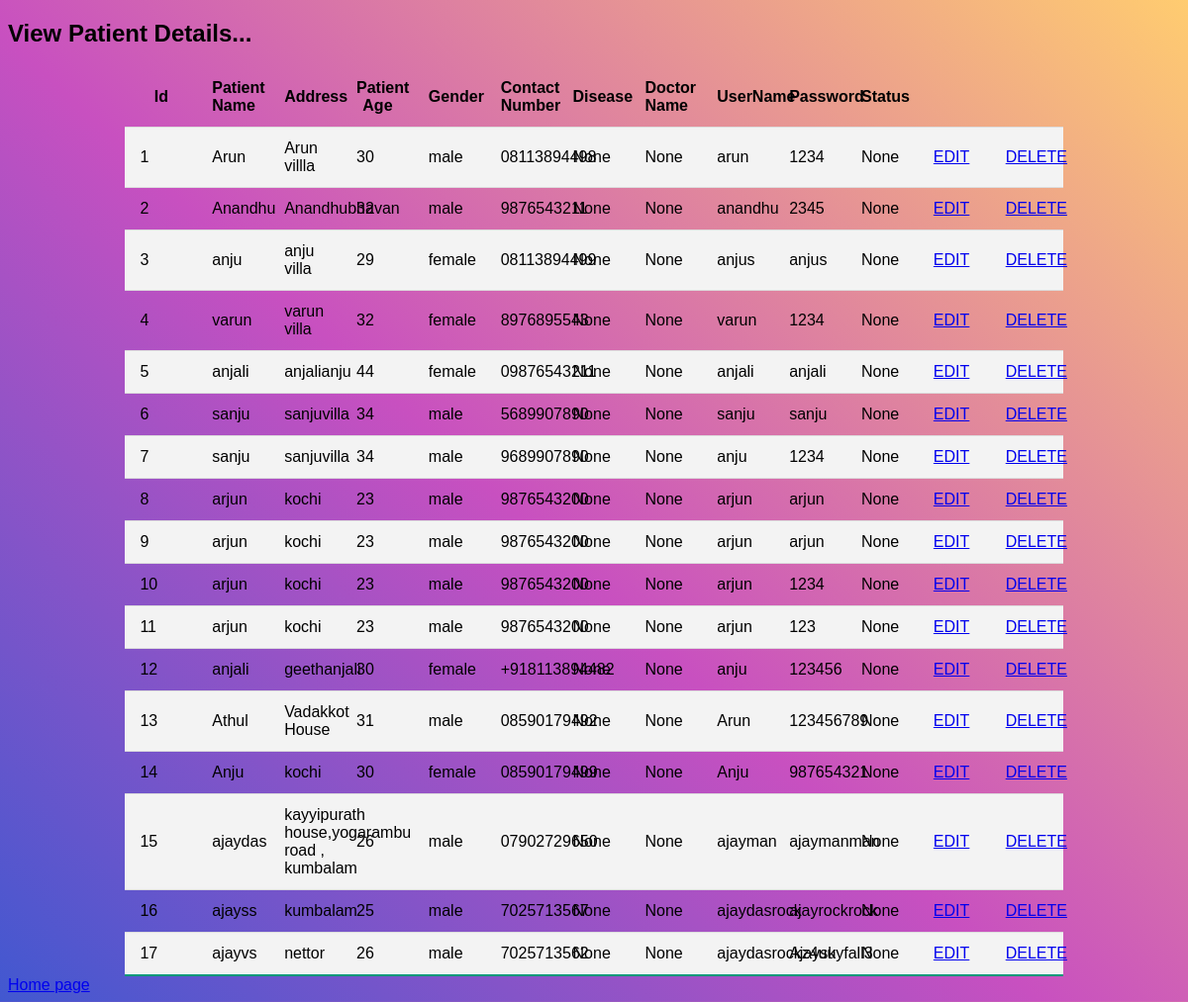
Page /viewpatient on the committed database.
### myapp/models.py (models this page shows, shortened)
class Patient(models.Model):
    patientname=models.CharField(max_length=150)
    address=models.CharField(max_length=150)
    age=models.CharField(max_length=100)
    gender=models.CharField(max_length=100)
    contactnum=models.CharField(max_length=100)
    disease=models.CharField(max_length=150,null=True,blank=True)
    doctorname=models.CharField(max_length=150,null=True,blank=True)
    username=models.CharField(max_length=150,null=True,blank=True)
    password=models.CharField(max_length=150,null=True,blank=True)
    status=models.CharField(max_length=150,null=True,blank=True)

### myapp/views.py (the view)
# urls.py: path('viewpatient',views.viewpatient,name='viewpatient'),
def viewpatient(request):
    result = Patient.objects.all()
    return render(request,'viewpatient.html', {'result': result})

### myapp/templates/viewpatient.html (shortened to what this page needs)
<!DOCTYPE html>
<html lang="en">
<head>
   <link rel="stylesheet" href="static/table.css">
</head>
<body>
<h2>View Patient Details...</h2>
<table>
    <tr>
        <th>Id</th>
        <th>Patient Name</th>
        <th>Address</th>
        <th>Patient Age</th>
        <th>Gender</th>
        <th>Contact Number</th>
        <th>Disease</th>
        <th>Doctor Name</th>
        <th>UserName</th>
        <th>Password</th>
        <th>Status</th>
    </tr>
    {% for result in result %}
    <tr>
        <td>{{ result.id }}</td>
        <td>{{ result.patientname }}</td>
        <td>{{ result.address }}</td>
        <td>{{ result.age }}</td>
        <td>{{ result.gender }}</td>
        <td>{{ result.contactnum }}</td>
        <td>{{ result.disease }}</td>
        <td>{{ result.doctorname }}</td>
        <td>{{ result.username }}</td>
        <td>{{ result.password }}</td>
        <td>{{ result.status }}</td>
        <td><a href="editpatient/{{result.id}}"> EDIT</a></td>
        <td><a href="deletepatient/{{result.id}}"> DELETE</a></td>
    </tr>
    {% endfor %}
</table>
</body>
<a href="/home">Home page</a>
</html>

### myapp/static/table.css (style rules this page uses)
table { border-collapse: collapse; margin: 0 auto; padding: 0; width: 50%; table-layout: fixed; }
th, td { padding: 10px 10px; }
tbody tr { border-bottom: 1px solid #dddddd; }
tbody tr:nth-of-type(even) { background-color: #f3f3f3; }
tbody tr:last-of-type { border-bottom: 2px solid #009879; }

### myapp/templates/viewpatient.html (style rules this page uses)
body { background-color: background-color: #4158D0; background-image: linear-gradient(43deg, #4158D0 0%, #C850C0 46%, #FFCC70 100%); font-family: 'Ubuntu', sans-serif; background-position:center center; }
table { border-collapse: collapse; margin: 0 auto; padding: 0; width: 80%; table-layout: fixed; }
th, td { padding: 12px 15px; }

### rows in the picture
Patient: id "1", patientname "Arun", address "Arun villla", age "30", gender "male", contactnum "08113894498", disease "None", doctorname "None", username "arun", password "1234", status "None"
Patient: id "2", patientname "Anandhu", address "Anandhubhavan", age "32", gender "male", contactnum "9876543211", disease "None", doctorname "None", username "anandhu", password "2345", status "None"
Patient: id "3", patientname "anju", address "anju villa", age "29", gender "female", contactnum "08113894499", disease "None", doctorname "None", username "anjus", password "anjus", status "None"
Patient: id "4", patientname "varun", address "varun villa", age "32", gender "female", contactnum "8976895543", disease "None", doctorname "None", username "varun", password "1234", status "None"
Patient: id "5", patientname "anjali", address "anjalianju", age "44", gender "female", contactnum "09876543211", disease "None", doctorname "None", username "anjali", password "anjali", status "None"
Patient: id "6", patientname "sanju", address "sanjuvilla", age "34", gender "male", contactnum "5689907890", disease "None", doctorname "None", username "sanju", password "sanju", status "None"
Patient: id "7", patientname "sanju", address "sanjuvilla", age "34", gender "male", contactnum "9689907890", disease "None", doctorname "None", username "anju", password "1234", status "None"
Patient: id "8", patientname "arjun", address "kochi", age "23", gender "male", contactnum "9876543200", disease "None", doctorname "None", username "arjun", password "arjun", status "None"
Patient: id "9", patientname "arjun", address "kochi", age "23", gender "male", contactnum "9876543200", disease "None", doctorname "None", username "arjun", password "arjun", status "None"
Patient: id "10", patientname "arjun", address "kochi", age "23", gender "male", contactnum "9876543200", disease "None", doctorname "None", username "arjun", password "1234", status "None"
Patient: id "11", patientname "arjun", address "kochi", age "23", gender "male", contactnum "9876543200", disease "None", doctorname "None", username "arjun", password "123", status "None"
Patient: id "12", patientname "anjali", address "geethanjali", age "30", gender "female", contactnum "+918113894482", disease "None", doctorname "None", username "anju", password "123456", status "None"
Patient: id "13", patientname "Athul", address "Vadakkot House", age "31", gender "male", contactnum "08590179492", disease "None", doctorname "None", username "Arun", password "123456789", status "None"
Patient: id "14", patientname "Anju", address "kochi", age "30", gender "female", contactnum "08590179499", disease "None", doctorname "None", username "Anju", password "987654321", status "None"
Patient: id "15", patientname "ajaydas", address "kayyipurath house,yogarambu road , kumbalam", age "26", gender "male", contactnum "07902729650", disease "None", doctorname "None", username "ajayman", password "ajaymanman", status "None"
Patient: id "16", patientname "ajayss", address "kumbalam", age "25", gender "male", contactnum "7025713567", disease "None", doctorname "None", username "ajaydasrock", password "ajayrockrock", status "None"
Patient: id "17", patientname "ajayvs", address "nettor", age "26", gender "male", contactnum "7025713562", disease "None", doctorname "None", username "ajaydasrockz4uu", password "Ajayskyfall3", status "None"
